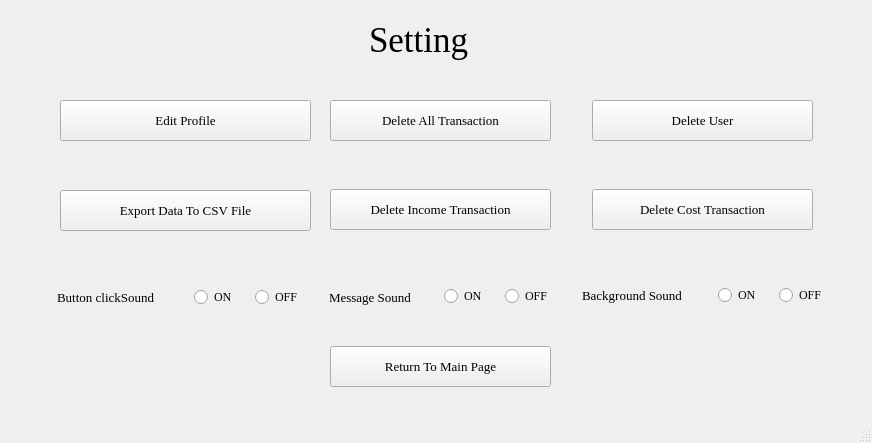
<?xml version="1.0" encoding="UTF-8"?>
<ui version="4.0">
 <class>MainWindow</class>
 <widget class="QMainWindow" name="MainWindow">
  <property name="geometry">
   <rect>
    <x>0</x>
    <y>0</y>
    <width>872</width>
    <height>443</height>
   </rect>
  </property>
  <property name="windowTitle">
   <string>MainWindow</string>
  </property>
  <widget class="QWidget" name="centralwidget">
   <widget class="QLabel" name="setting_label">
    <property name="geometry">
     <rect>
      <x>369</x>
      <y>9</y>
      <width>121</width>
      <height>61</height>
     </rect>
    </property>
    <property name="font">
     <font>
      <family>Times New Roman</family>
      <pointsize>26</pointsize>
     </font>
    </property>
    <property name="text">
     <string>Setting</string>
    </property>
   </widget>
   <widget class="QPushButton" name="edit_profile_btn">
    <property name="geometry">
     <rect>
      <x>60</x>
      <y>100</y>
      <width>251</width>
      <height>41</height>
     </rect>
    </property>
    <property name="font">
     <font>
      <family>Times New Roman</family>
      <pointsize>10</pointsize>
     </font>
    </property>
    <property name="text">
     <string>Edit Profile</string>
    </property>
   </widget>
   <widget class="QPushButton" name="delete_user">
    <property name="geometry">
     <rect>
      <x>592</x>
      <y>100</y>
      <width>221</width>
      <height>41</height>
     </rect>
    </property>
    <property name="font">
     <font>
      <family>Times New Roman</family>
      <pointsize>10</pointsize>
     </font>
    </property>
    <property name="text">
     <string>Delete User</string>
    </property>
   </widget>
   <widget class="QPushButton" name="delete_income_transaction">
    <property name="geometry">
     <rect>
      <x>330</x>
      <y>189</y>
      <width>221</width>
      <height>41</height>
     </rect>
    </property>
    <property name="font">
     <font>
      <family>Times New Roman</family>
      <pointsize>10</pointsize>
     </font>
    </property>
    <property name="text">
     <string>Delete Income Transaction</string>
    </property>
   </widget>
   <widget class="QPushButton" name="delete_cost_transaction">
    <property name="geometry">
     <rect>
      <x>592</x>
      <y>189</y>
      <width>221</width>
      <height>41</height>
     </rect>
    </property>
    <property name="font">
     <font>
      <family>Times New Roman</family>
      <pointsize>10</pointsize>
     </font>
    </property>
    <property name="text">
     <string>Delete Cost Transaction</string>
    </property>
   </widget>
   <widget class="QPushButton" name="delete_all_transaction">
    <property name="geometry">
     <rect>
      <x>330</x>
      <y>100</y>
      <width>221</width>
      <height>41</height>
     </rect>
    </property>
    <property name="font">
     <font>
      <family>Times New Roman</family>
      <pointsize>10</pointsize>
     </font>
    </property>
    <property name="text">
     <string>Delete All Transaction</string>
    </property>
   </widget>
   <widget class="QLabel" name="buttonsound_label">
    <property name="geometry">
     <rect>
      <x>57</x>
      <y>282</y>
      <width>131</width>
      <height>31</height>
     </rect>
    </property>
    <property name="font">
     <font>
      <family>Times New Roman</family>
      <pointsize>10</pointsize>
     </font>
    </property>
    <property name="text">
     <string>Button clickSound</string>
    </property>
   </widget>
   <widget class="QLabel" name="msg_sound_label">
    <property name="geometry">
     <rect>
      <x>329</x>
      <y>282</y>
      <width>111</width>
      <height>31</height>
     </rect>
    </property>
    <property name="font">
     <font>
      <family>Times New Roman</family>
      <pointsize>10</pointsize>
     </font>
    </property>
    <property name="text">
     <string>Message Sound</string>
    </property>
   </widget>
   <widget class="QLabel" name="backgroundsound_label">
    <property name="geometry">
     <rect>
      <x>582</x>
      <y>280</y>
      <width>131</width>
      <height>31</height>
     </rect>
    </property>
    <property name="font">
     <font>
      <family>Times New Roman</family>
      <pointsize>10</pointsize>
     </font>
    </property>
    <property name="text">
     <string>Background Sound</string>
    </property>
   </widget>
   <widget class="QPushButton" name="export_csv_btn">
    <property name="geometry">
     <rect>
      <x>60</x>
      <y>190</y>
      <width>251</width>
      <height>41</height>
     </rect>
    </property>
    <property name="font">
     <font>
      <family>Times New Roman</family>
      <pointsize>10</pointsize>
     </font>
    </property>
    <property name="text">
     <string>Export Data To CSV File</string>
    </property>
   </widget>
   <widget class="QWidget" name="gridLayoutWidget">
    <property name="geometry">
     <rect>
      <x>194</x>
      <y>282</y>
      <width>116</width>
      <height>31</height>
     </rect>
    </property>
    <layout class="QGridLayout" name="sound_btn_radio_box">
     <item row="0" column="0">
      <widget class="QRadioButton" name="btn_radio_on">
       <property name="font">
        <font>
         <family>Times New Roman</family>
         <pointsize>9</pointsize>
        </font>
       </property>
       <property name="text">
        <string>ON</string>
       </property>
      </widget>
     </item>
     <item row="0" column="1">
      <widget class="QRadioButton" name="btn_radio_off">
       <property name="font">
        <font>
         <family>Times New Roman</family>
         <pointsize>9</pointsize>
        </font>
       </property>
       <property name="text">
        <string>OFF</string>
       </property>
      </widget>
     </item>
    </layout>
   </widget>
   <widget class="QWidget" name="gridLayoutWidget_2">
    <property name="geometry">
     <rect>
      <x>718</x>
      <y>280</y>
      <width>116</width>
      <height>31</height>
     </rect>
    </property>
    <layout class="QGridLayout" name="sound_bg_radio_box">
     <item row="0" column="0">
      <widget class="QRadioButton" name="bg_on_radio">
       <property name="font">
        <font>
         <family>Times New Roman</family>
         <pointsize>9</pointsize>
        </font>
       </property>
       <property name="text">
        <string>ON</string>
       </property>
      </widget>
     </item>
     <item row="0" column="1">
      <widget class="QRadioButton" name="bg_off_radio">
       <property name="font">
        <font>
         <family>Times New Roman</family>
         <pointsize>9</pointsize>
        </font>
       </property>
       <property name="text">
        <string>OFF</string>
       </property>
      </widget>
     </item>
    </layout>
   </widget>
   <widget class="QWidget" name="gridLayoutWidget_3">
    <property name="geometry">
     <rect>
      <x>444</x>
      <y>281</y>
      <width>116</width>
      <height>31</height>
     </rect>
    </property>
    <layout class="QGridLayout" name="sound_warning_radio_box">
     <item row="0" column="0">
      <widget class="QRadioButton" name="msg_radio_on">
       <property name="font">
        <font>
         <family>Times New Roman</family>
         <pointsize>9</pointsize>
        </font>
       </property>
       <property name="text">
        <string>ON</string>
       </property>
      </widget>
     </item>
     <item row="0" column="1">
      <widget class="QRadioButton" name="msg_radio_off">
       <property name="font">
        <font>
         <family>Times New Roman</family>
         <pointsize>9</pointsize>
        </font>
       </property>
       <property name="text">
        <string>OFF</string>
       </property>
      </widget>
     </item>
    </layout>
   </widget>
   <widget class="QPushButton" name="return_setting_btn">
    <property name="geometry">
     <rect>
      <x>330</x>
      <y>346</y>
      <width>221</width>
      <height>41</height>
     </rect>
    </property>
    <property name="font">
     <font>
      <family>Times New Roman</family>
      <pointsize>10</pointsize>
     </font>
    </property>
    <property name="text">
     <string>Return To Main Page</string>
    </property>
   </widget>
  </widget>
  <widget class="QMenuBar" name="menubar">
   <property name="geometry">
    <rect>
     <x>0</x>
     <y>0</y>
     <width>872</width>
     <height>25</height>
    </rect>
   </property>
  </widget>
  <widget class="QStatusBar" name="statusbar"/>
 </widget>
 <resources/>
 <connections/>
</ui>
